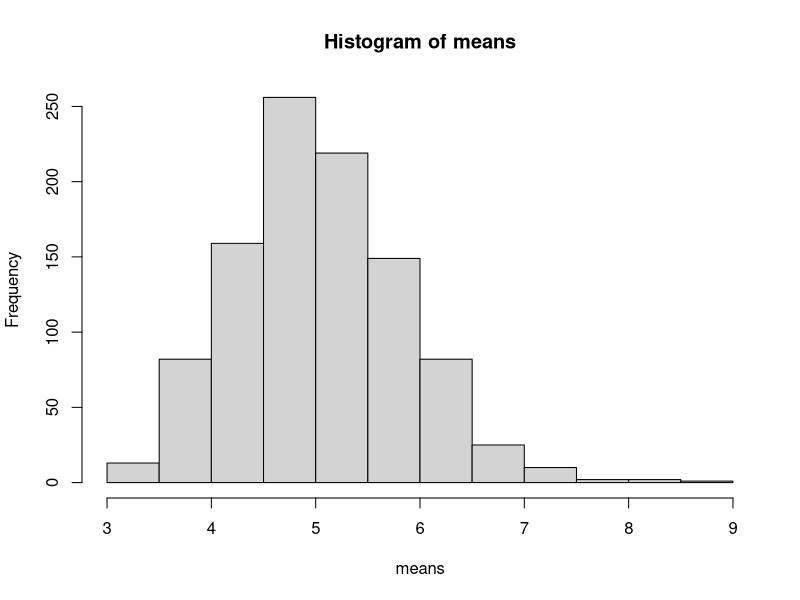
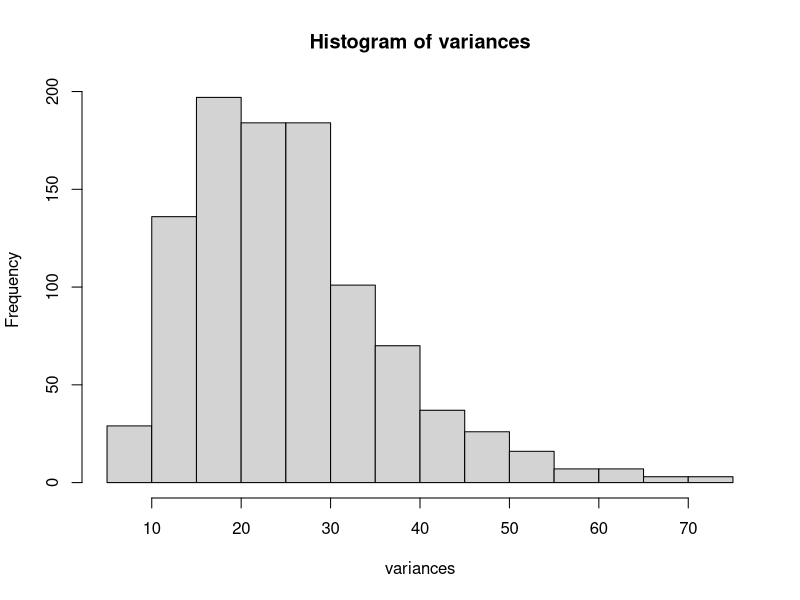

Reproduce these figures in R, in order.
## ---- chunk 1
set.seed(123465)
lambda = 0.2
n = 40 # Values drawn for each iteration 
## ---- chunk 2
means <- c() # Init vector for storing means
variances <- c()
# Simulate 1000 
for (i in 1:1000){
    values <- rexp(n, lambda) # Get n values
    means[i] <- mean(values) # Store the mean for each iteration
    variances[i] <- var(values) # Store the variance for each iteration
}
## ---- chunk 3
theoretical.mean <- 1 / lambda
theoretical.mean
## ---- chunk 4
mean.bounds <- quantile(variances, probs = c(0.025, 0.975))
mean.lowerBound <- mean.bounds[1]
mean.upperBound <- mean.bounds[2]
mean.lowerBound
mean.upperBound
## ---- chunk 5
theoretical.sd <- 1 / lambda
theoretical.var <- theoretical.sd^2
theoretical.var
## ---- chunk 6
variance.bounds <- quantile(variances, probs = c(0.025, 0.975))
variance.lowerBound <- variance.bounds[1]
variance.upperBound <- variance.bounds[2]
variance.lowerBound
variance.upperBound
## ---- chunk 7
hist(means)
## ---- chunk 8
hist(variances)
